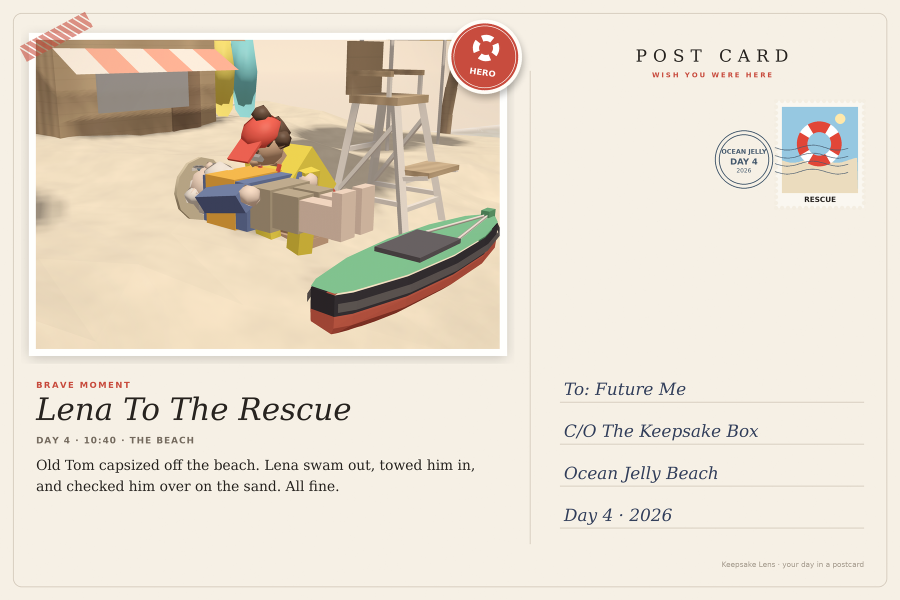
#> input picture skills/keepsake-lens/assets/example-postcard.png, 1800 x 1200 px (shown at 1/2 size)
$ python contact_sheet.py ../assets/example-postcard.png
#> lines starting #> are read from the running program, lines starting #| are printed output that depends on the picture
#> in main, im is the input picture: PIL image 1800x1200 RGB; mean R, G, B 231, 221.3, 206.6
#!/usr/bin/env python3
"""
contact_sheet.py — put captured frames or postcards side by side for review, and flag suspicious ones.

    python3 contact_sheet.py out/*.png -o sheet.png [--cols 2] [--width 600]

Flags printed per image:
  BLANK?      almost no variation (black canvas, early screenshot, lost device)
  BACKDROP?   most of the frame is one flat colour (camera outside the world / looking at the backdrop)
Needs Pillow.
"""
import sys, os
from PIL import Image, ImageDraw, ImageStat

def check(im):
    small = im.convert('RGB').resize((96, 64))
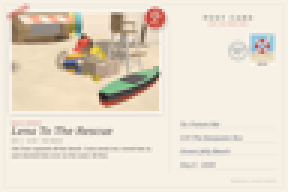
#> small: PIL image 96x64 RGB (shown 3 times larger); mean R, G, B 231, 221.3, 206.6
    st = ImageStat.Stat(small); spread = sum(st.stddev) / 3
#> after `spread = sum(st.stddev) / 3`: spread = 35.6
    flags = []
    if spread < 6: flags.append('BLANK?')
    # share of pixels close to the most common colour
    q = small.quantize(colors=8); counts = sorted(q.getcolors(), reverse=True)
#> after `q = small.quantize(colors=8)`:
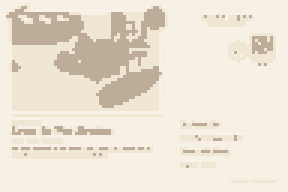
#> q: PIL image 96x64 P (shown 3 times larger); mean R, G, B 235.7, 227.1, 213.2
#> after `counts = sorted(q.getcolors(), reverse=True)`: counts = [(2745, 2), (1366, 6), (959, 7), (752, 5), (279, 0), (24, 4), (12, 1), (7, 3)]
    if counts and counts[0][0] / (96 * 64) > 0.55 and spread < 40: flags.append('BACKDROP?')
    return flags, spread

def main(a):
    files = [x for x in a if not x.startswith('-') and x.lower().endswith(('.png', '.jpg', '.jpeg'))]
    out = a[a.index('-o') + 1] if '-o' in a else 'contact_sheet.png'
    cols = int(a[a.index('--cols') + 1]) if '--cols' in a else 2
    tw = int(a[a.index('--width') + 1]) if '--width' in a else 600
    files = [f for f in files if os.path.abspath(f) != os.path.abspath(out)]
    if not files: print(__doc__); return 1
    thumbs, bad = [], 0
    for f in files:
        im = Image.open(f).convert('RGB'); flags, spread = check(im)
#> after `flags, spread = check(im)`: flags = []; spread = 35.6
        th = im.resize((tw, int(im.height * tw / im.width)))
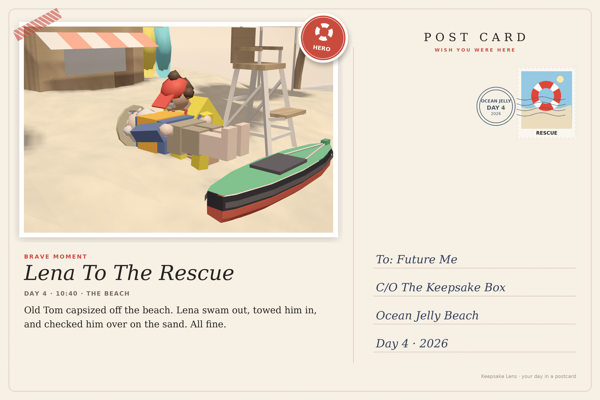
#> th: PIL image 600x400 RGB; mean R, G, B 231, 221.3, 206.6
        if flags:
            bad += 1; d = ImageDraw.Draw(th); d.rectangle((0, 0, tw - 1, th.height - 1), outline=(220, 40, 40), width=6)
            d.rectangle((8, 8, 8 + 12 * len(' '.join(flags)) + 16, 36), fill=(220, 40, 40)); d.text((16, 14), ' '.join(flags), fill=(255, 255, 255))
        print(f"{os.path.basename(f)}: {'OK' if not flags else ' '.join(flags)} (spread {spread:.1f})")
#| example-postcard.png: OK (spread 35.6)
        thumbs.append(th)
    rows = (len(thumbs) + cols - 1) // cols; rh = max(t.height for t in thumbs)
#> after `rows = (len(thumbs) + cols - 1) // cols`: rows = 1
#> after `rh = max((t.height for t in thumbs))`: rh = 400
    sheet = Image.new('RGB', (cols * (tw + 8) - 8, rows * (rh + 8) - 8), 'white')
#> sheet: PIL image 1208x400 RGB; every value is 255
    for i, t in enumerate(thumbs): sheet.paste(t, ((i % cols) * (tw + 8), (i // cols) * (rh + 8)))
#> this loop made 1 pass
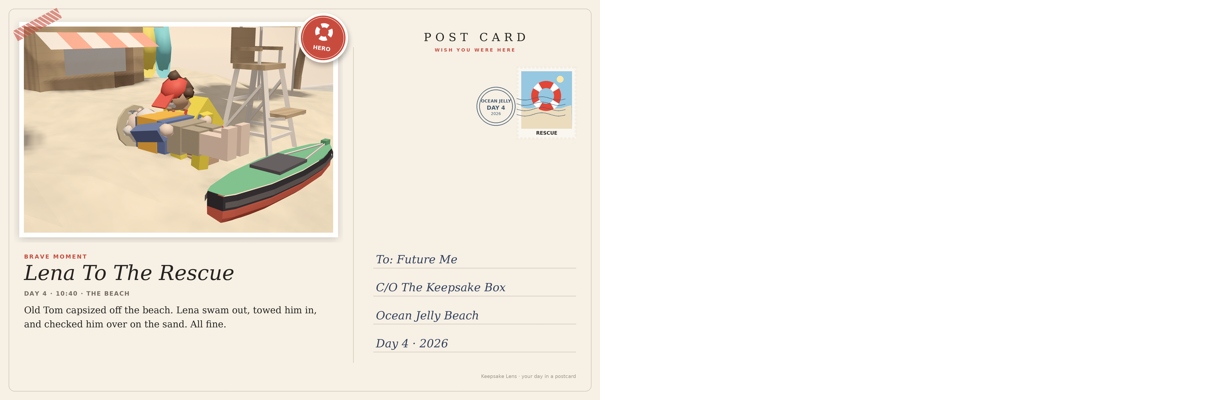
#> sheet: PIL image 1208x400 RGB; mean R, G, B 243.1, 238.3, 231
    sheet.save(out); print('sheet:', out, f'({bad} flagged)')
#| sheet: contact_sheet.png (0 flagged)
    return 0

if __name__ == '__main__': sys.exit(main(sys.argv[1:]))
#> (the program exits here)

$ run again, on example-postcard.png
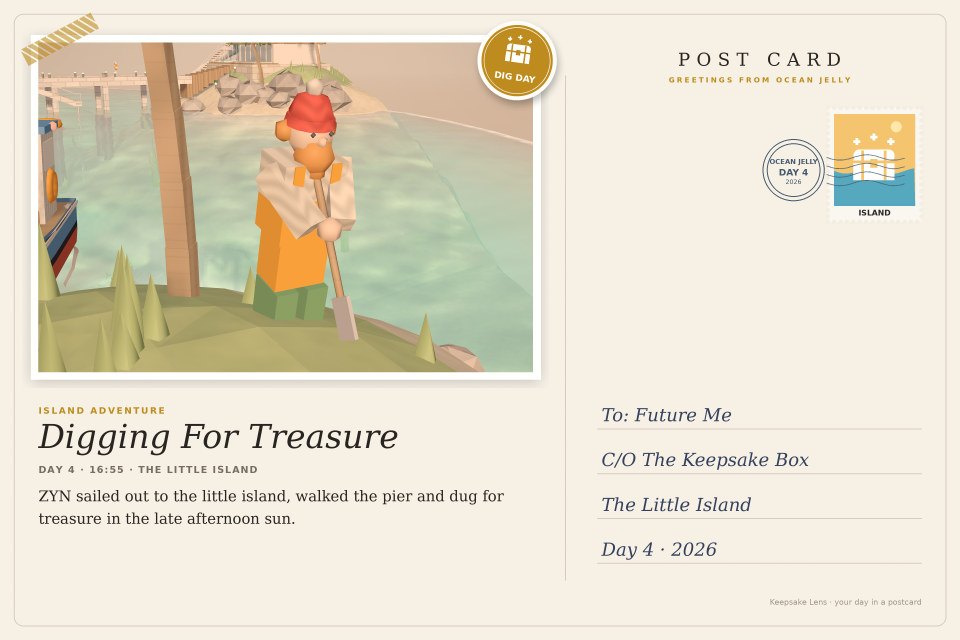
#> input picture example-postcard.png, 3840 x 2560 px (shown at 1/4 size)
#> in main, im is the input picture: PIL image 3840x2560 RGB; mean R, G, B 228, 220.5, 202.1
#> in check, `spread = sum(st.stddev) / 3`: spread = 32.92
#> in check, `q = small.quantize(colors=8)`:
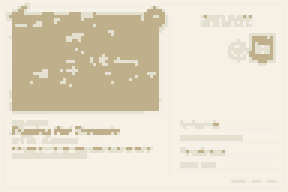
#> q: PIL image 96x64 P (shown 3 times larger); mean R, G, B 229.1, 221, 202.6
#> counts = [(2574, 2), (1645, 7), (884, 5), (639, 6), (194, 0), (151, 1), (44, 3), (13, 4)]
#> in main, `flags, spread = check(im)`: flags = []; spread = 32.92
#| example-postcard.png: OK (spread 32.9)
#> rows = 1
#> rh = 400
#> the loop in main, `for i, t in enumerate(thumbs): sheet.paste(t, ((i % cols) * (tw + 8), ..` made 1 pass
#> after the loop in main, `for i, t in enumerate(thumbs): sheet.paste(t, ((i % cols) * (tw + 8), ..`:
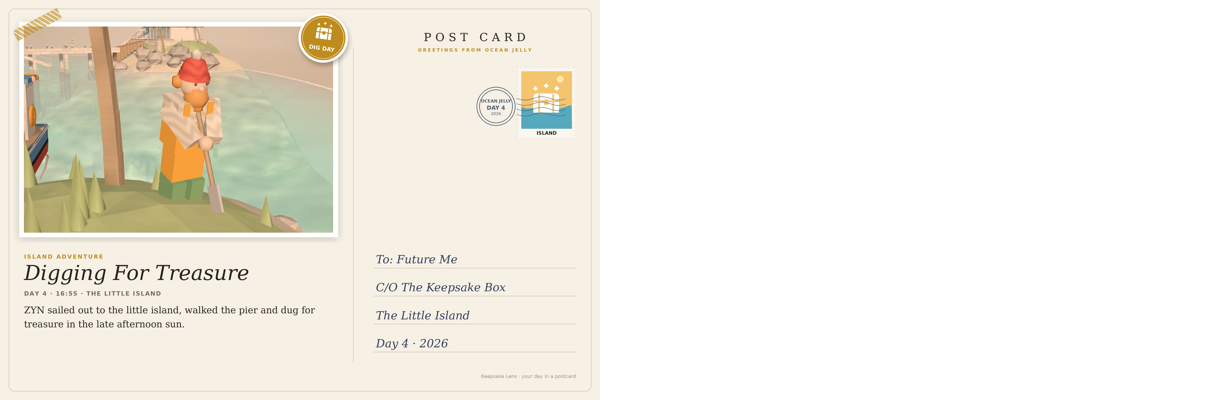
#> sheet: PIL image 1208x400 RGB; mean R, G, B 241.6, 237.8, 228.7
#| sheet: contact_sheet.png (0 flagged)

$ run again, on examples/1-kais-longest-ride.png
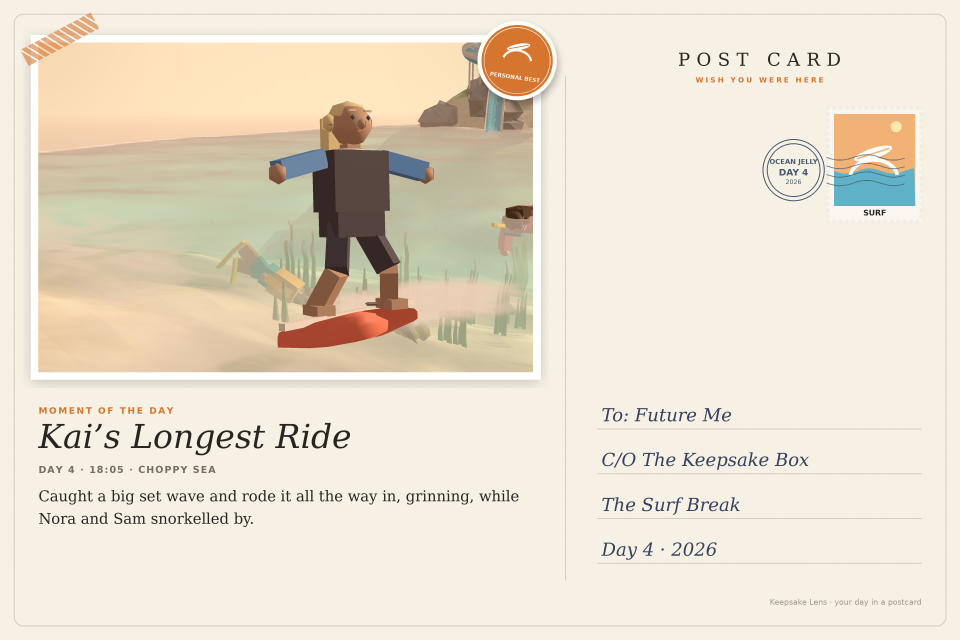
#> input picture examples/1-kais-longest-ride.png, 3840 x 2560 px (shown at 1/4 size)
#> in main, im is the input picture: PIL image 3840x2560 RGB; mean R, G, B 232.1, 222.4, 206.2
#> in check, `spread = sum(st.stddev) / 3`: spread = 33.22
#> in check, `q = small.quantize(colors=8)`:
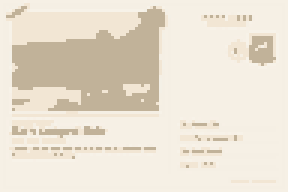
#> q: PIL image 96x64 P (shown 3 times larger); mean R, G, B 234, 225.1, 210
#> counts = [(2608, 2), (1304, 7), (1020, 6), (813, 5), (197, 0), (161, 1), (26, 4), (15, 3)]
#> in main, `flags, spread = check(im)`: flags = []; spread = 33.22
#| 1-kais-longest-ride.png: OK (spread 33.2)
#> rows = 1
#> rh = 400
#> the loop in main, `for i, t in enumerate(thumbs): sheet.paste(t, ((i % cols) * (tw + 8), ..` made 1 pass
#> after the loop in main, `for i, t in enumerate(thumbs): sheet.paste(t, ((i % cols) * (tw + 8), ..`:
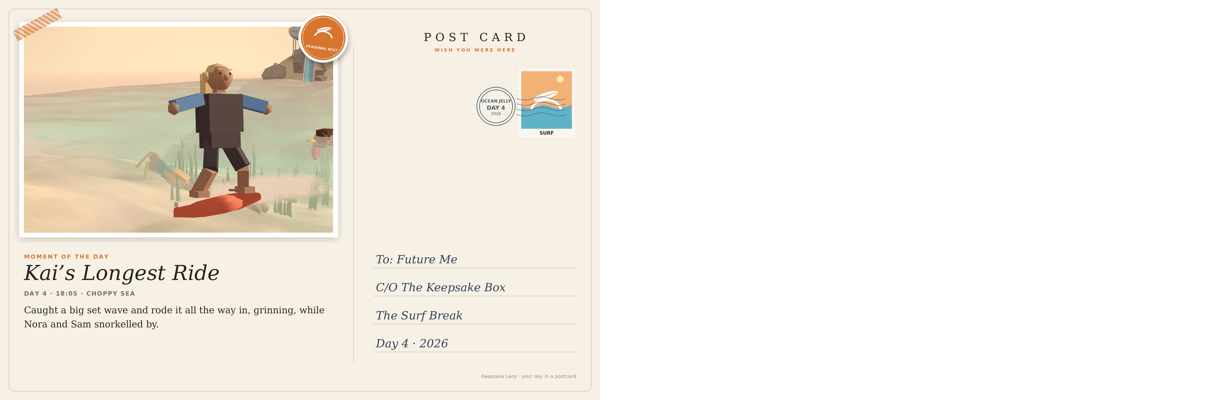
#> sheet: PIL image 1208x400 RGB; mean R, G, B 243.6, 238.8, 230.7
#| sheet: contact_sheet.png (0 flagged)
